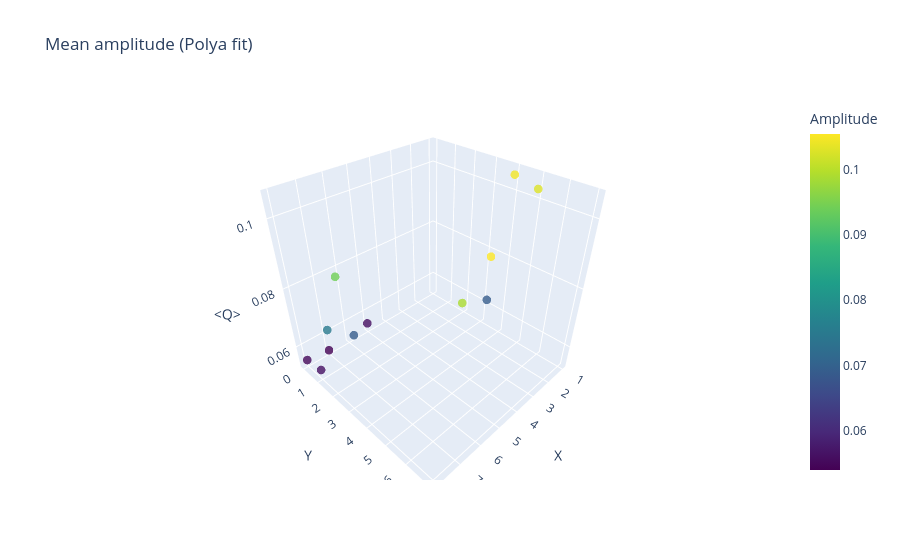

The code cell stored with this chart in its notebook:
### Code cell
import plotly.graph_objects as go

fig = go.Figure(data=[go.Scatter3d(
    x=x,
    y=y,
    z=c,
    mode='markers',
    marker=dict(
        size=5,
        color=c,
        colorscale='Viridis',
        colorbar=dict(title='Amplitude'),
        opacity=0.8
    )
)])

fig.update_layout(
    title='Mean amplitude (Polya fit)',
    scene=dict(
        xaxis_title='X',
        yaxis_title='Y',
        zaxis_title='<Q>'
    )
)

fig.show()

### Figure 1 — Plotly figure (JSON) as saved in the notebook; plotly's stock layout.template omitted (floating-point values rounded to 4 significant figures)
{"data": [{"marker": {"color": [0.05493, 0.05396, 0.05582, 0.05612, 0.07506, 0.06888, 0.0942, 0.1055, 0.09895, 0.06888, 0.1047, 0.103], "colorbar": {"title": {"text": "Amplitude"}}, "colorscale": [[0, "#440154"], [0.1111, "#482878"], [0.2222, "#3e4989"], [0.3333, "#31688e"], [0.4444, "#26828e"], [0.5556, "#1f9e89"], [0.6667, "#35b779"], [0.7778, "#6ece58"], [0.8889, "#b5de2b"], [1, "#fde725"]], "opacity": 0.8, "size": 5}, "mode": "markers", "type": "scatter3d", "x": [8, 7, 5, 8, 8, 7, 8, 6, 7, 2, 1, 1], "y": [0, 0, 0, 1, 2, 2, 3, 7, 7, 4, 4, 5], "z": [0.05493, 0.05396, 0.05582, 0.05612, 0.07506, 0.06888, 0.0942, 0.1055, 0.09895, 0.06888, 0.1047, 0.103]}], "layout": {"scene": {"xaxis": {"title": {"text": "X"}}, "yaxis": {"title": {"text": "Y"}}, "zaxis": {"title": {"text": "<Q>"}}}, "title": {"text": "Mean amplitude (Polya fit)"}}}
